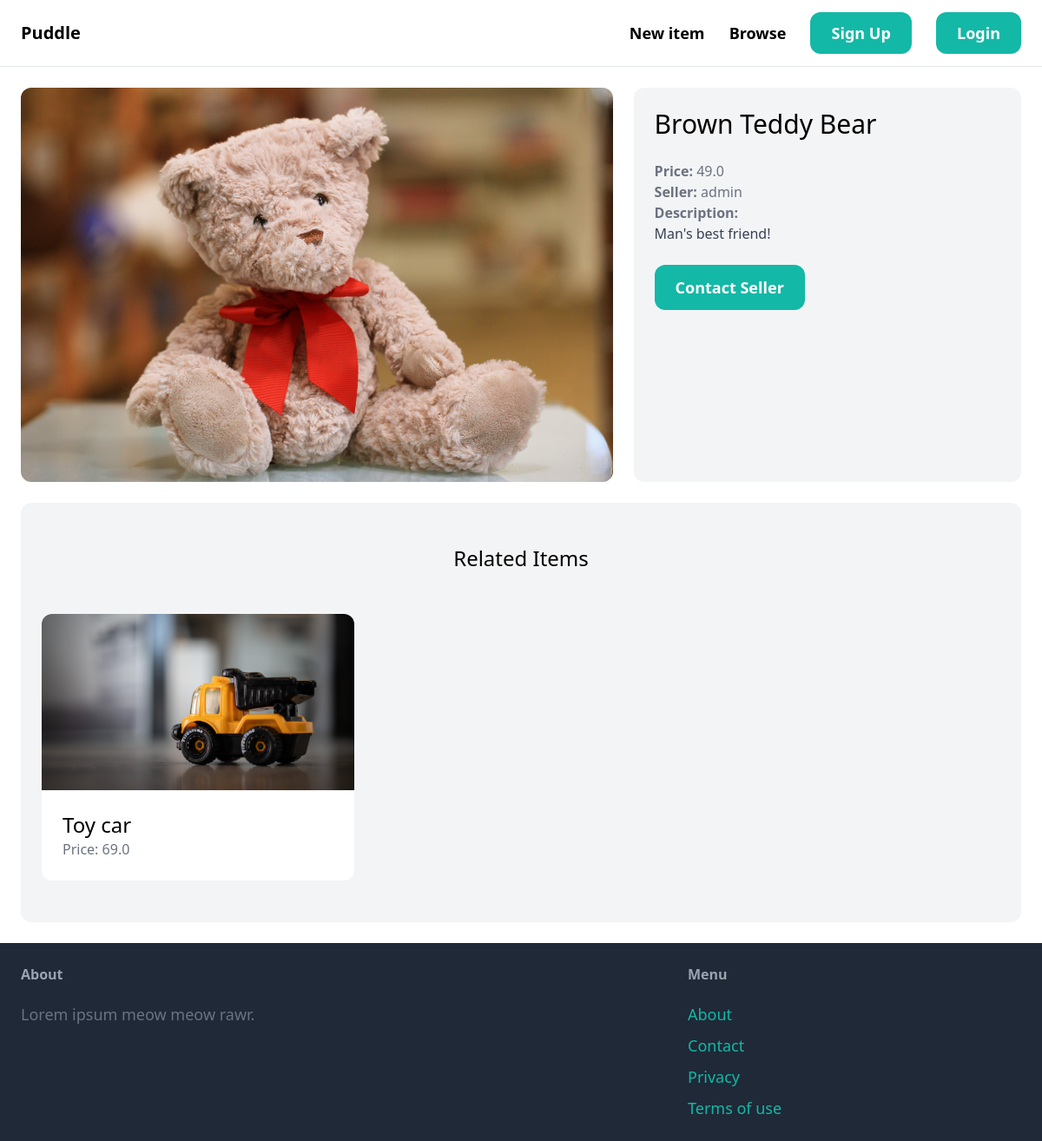
/items/4/, run on an earlier commit of the app's database.
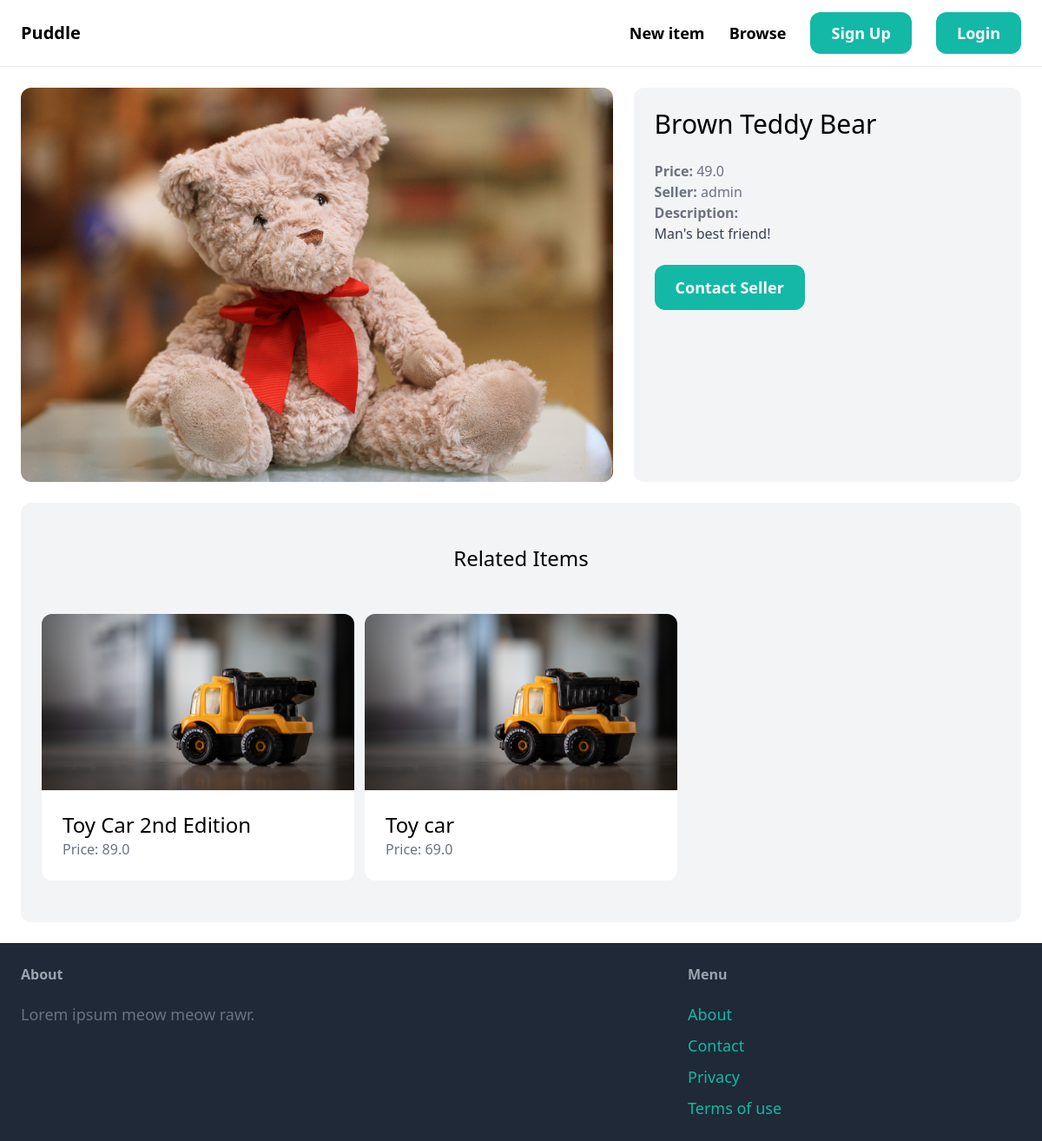
And on a later commit of the database.
### item/models.py (models this page shows, shortened)
class Item(models.Model):
    category = models.ForeignKey(Category, related_name='items', on_delete=models.CASCADE)
    name = models.CharField(max_length=255)
    description = models.TextField(blank=True, null=True)
    price = models.FloatField()
    image = models.ImageField(upload_to='item_images', blank=True, null=True)
    is_sold = models.BooleanField(default=False)
    created_by = models.ForeignKey(User, related_name='items', on_delete=models.CASCADE)
    created_at = models.DateTimeField(auto_now_add=True)
    class Meta:
        ordering = ('name', )

### item/views.py (the view)
# urls.py: path('<int:pk>/', views.detail, name='detail'),
def detail(request, pk):
	item = get_object_or_404(Item, pk=pk)
	related_items = Item.objects.filter(category=item.category, is_sold=False).exclude(pk=pk)[0:3]
	return render(request, 'item/detail.html', {
		'item': item,
		'related_items': related_items,
	})

### item/templates/item/detail.html (shortened to what this page needs)
{% extends 'core/base.html' %}
{% block content %}
<div class="grid grid-cols-5 gap-6">
    <div class="col-span-3">
      <img src="{{ item.image.url }}" class="rounded-xl">
    </div>
    <div class = "col-span-2 p-6 bg-gray-100 rounded-xl">
        <h1 class="mb-6 text-3xl"> {{item.name}} </h1>
        <p class="text-gray-500"><strong>Price: </strong>{{item.price}}</p>
        <p class="text-gray-500"><strong>Seller: </strong>{{item.created_by.username}}</p>
        {% if item.description %}
        <p class="text-gray-700">
            <strong class="text-gray-500">Description: </strong><br>
            {{ item.description }}
        </p>
        {% endif %}
        {% if request.user == item.created_by %}
            <div class="mt-6 p-6 bg-white rounded-xl">
                <p>Your Item</p>
                <a href="{% url 'item:delete' item.id %}" class="inline-block mt-6 px-6 py-3 text-lg font-semibold bg-red-500 text-white rounded-xl">Delete</a>
                <a href="{% url 'item:edit' item.id %}" class="inline-block mt-6 px-6 py-3 text-lg font-semibold bg-teal-500 text-white rounded-xl">Edit</a>
                {% else %}
            <a href="{% url 'conversation:new' item.id %}" class="inline-block mt-6 px-6 py-3 text-lg font-semibold bg-teal-500 text-white rounded-xl hover:bg-teal-700">Contact Seller</a>
        {% endif %}
    </div>
</div>
<div class="mt-6 px-6 py-12 bg-gray-100 rounded-xl">
  <h2 class="mb-12 text-2xl text-center">Related Items</h2>
  <div class="grid grid-cols-3 gap-3">
      {% for item in related_items %}
          <div>
              <a href="{% url 'item:detail' item.id %}">
                  <div>
                      <img src="{{ item.image.url }}" class="rounded-t-xl">
                  </div>
                  <div class="p-6 bg-white rounded-b-xl">
                      <h2 class="text-2xl">{{ item.name }} </h2>
                      <p class="text-gray-500"> Price: {{item.price}} </p>
                  </div>
              </a>
          </div>
      {% endfor %}
  </div>
</div>
{% endblock %}

What changed in the data, as far as the page shows it:
added Item: image (picture), name "Toy Car 2nd Edition", price "89.0"
